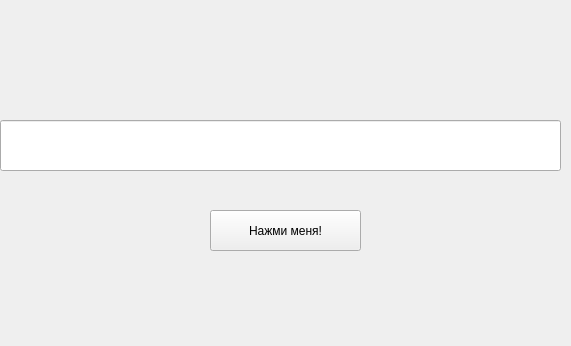
<?xml version="1.0" encoding="UTF-8"?>
<ui version="4.0">
 <class>MainWindow</class>
 <widget class="QMainWindow" name="MainWindow">
  <property name="geometry">
   <rect>
    <x>0</x>
    <y>0</y>
    <width>571</width>
    <height>346</height>
   </rect>
  </property>
  <property name="windowTitle">
   <string>QtGui - test</string>
  </property>
  <widget class="QWidget" name="centralwidget">
   <widget class="QPushButton" name="btnHello">
    <property name="geometry">
     <rect>
      <x>210</x>
      <y>210</y>
      <width>151</width>
      <height>41</height>
     </rect>
    </property>
    <property name="cursor">
     <cursorShape>PointingHandCursor</cursorShape>
    </property>
    <property name="text">
     <string>Нажми меня!</string>
    </property>
   </widget>
   <widget class="QLineEdit" name="lineEdit">
    <property name="geometry">
     <rect>
      <x>0</x>
      <y>120</y>
      <width>561</width>
      <height>51</height>
     </rect>
    </property>
   </widget>
  </widget>
 </widget>
 <resources/>
 <connections/>
</ui>
